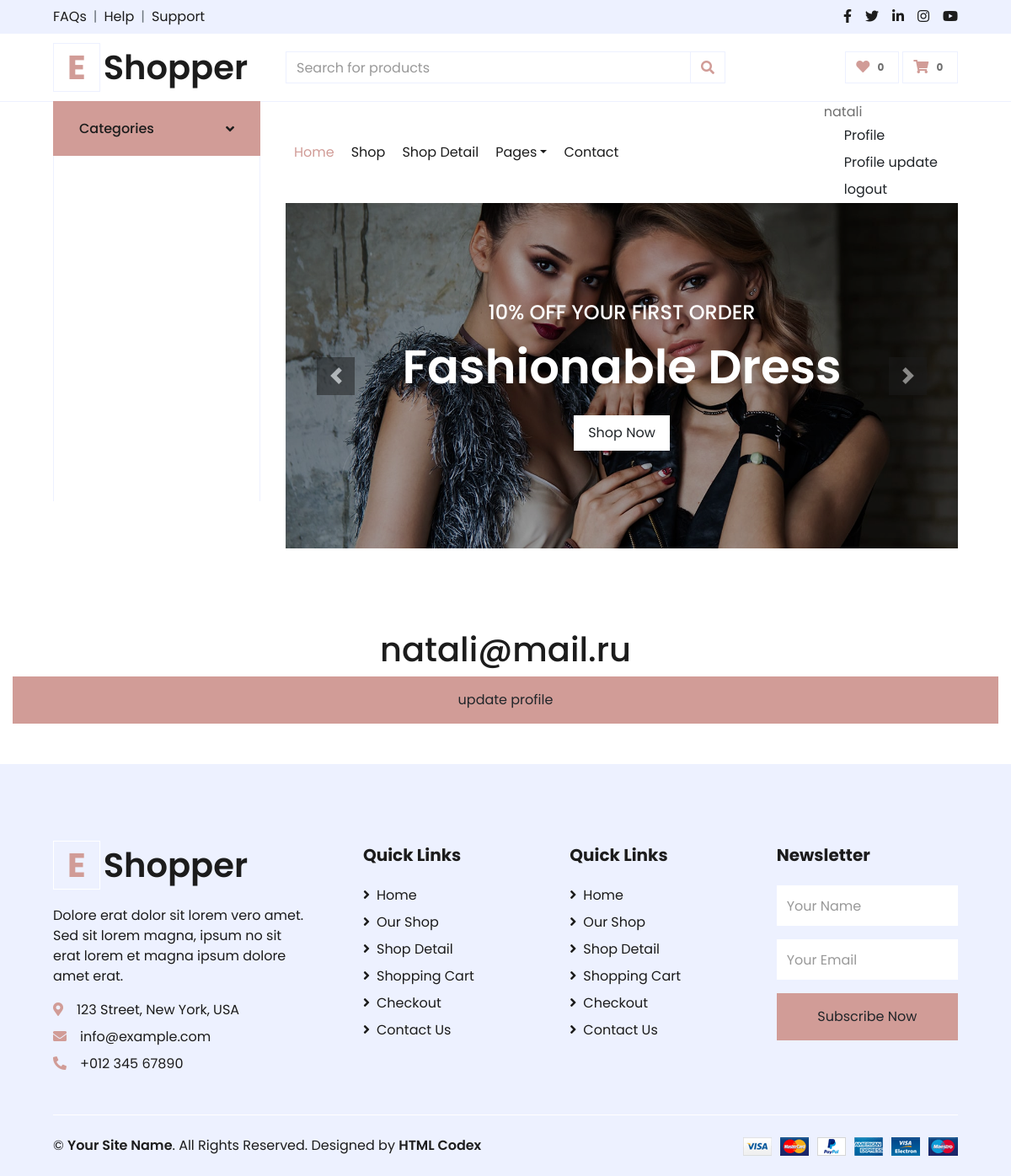
Before: /account/profile/ (signed in) with the older database file.
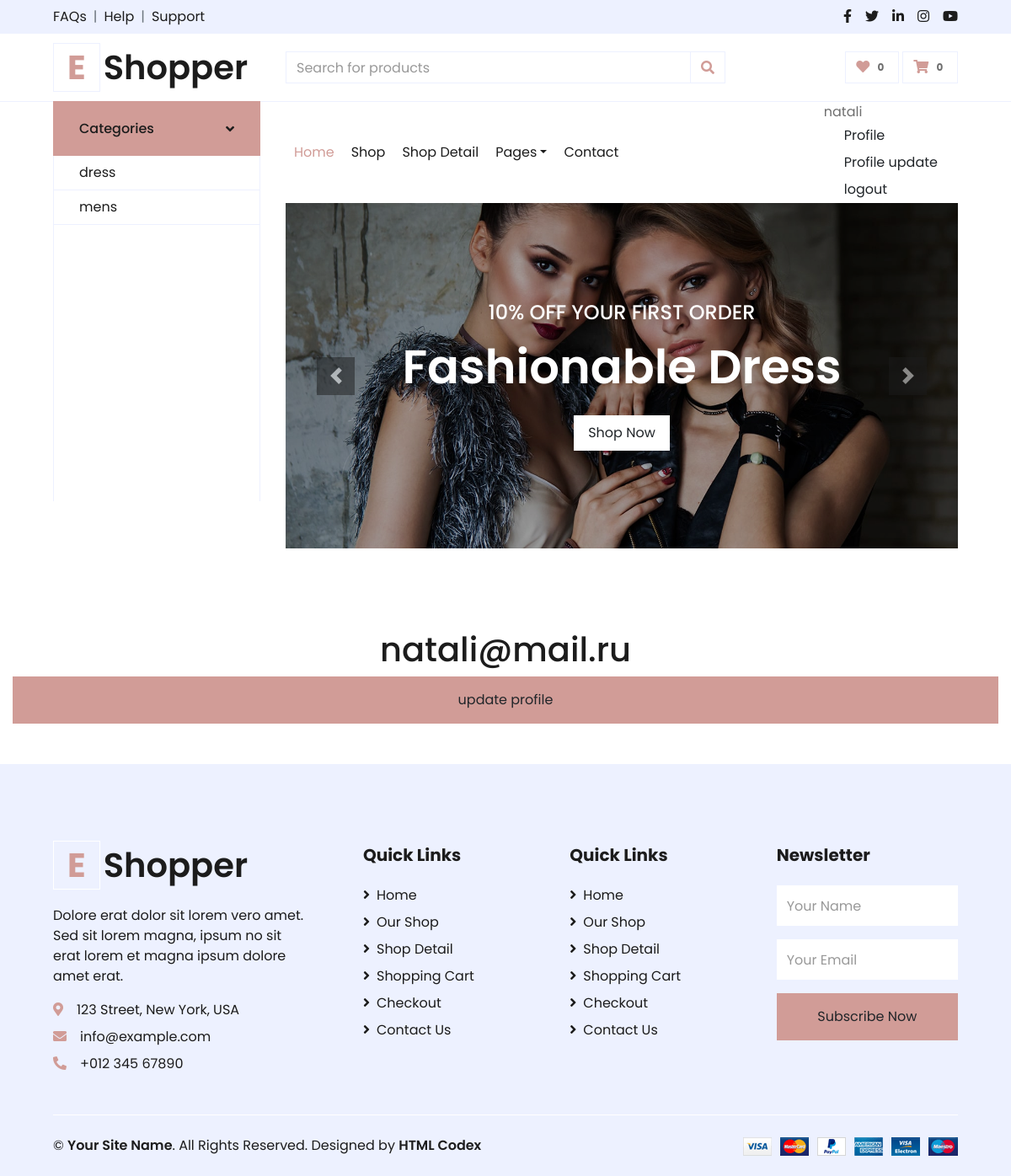
After: the same page with the newer database file.
### apps/shop/models.py (models this page shows, shortened)
class Category(models.Model):
    name = models.CharField(max_length=200)
    slug = models.SlugField(max_length=200,unique=True) #создастся уник индекс
    class Meta:
        ordering = ['name']
        indexes = [models.Index(fields=['name'])] #индекст по полю name
        verbose_name = 'category'
        verbose_name_plural = 'categories'
    def __str__(self):
        return self.name

### apps/account/views.py (the view)
# urls.py: path('profile/',my_profile, name= 'my_profile' ),
@login_required
def my_profile(request):
    user = request.user
    context = {'user':user}
    return render(request=request, template_name='my_profile.html', context=context)

### apps/shop/context_processors.py (called while the page is built)
def categories_processor(request):
    categories = Category.objects.all()
    context = {'categories': categories}
    return context

def likes_count(request):
    user = request.user
    favorites = user.favorites.count()
    context = {'favorites_count':favorites}
    return context

### apps/account/templates/my_profile.html
{% extends "base.html" %}
{% load static %}
{% block content %}
<div class="container-fluid pt-5">
	<div class="text-center mb-4">
        <h1>{{user.email}}</h1>
        <div>
			<a href='{% url 'account:profile_update'  %}'> <button class="btn btn-primary btn-block border-0 py-3" type="submit">update profile</button></a>
		</div>
    </div>
</div>
{% endblock %}

### templates/base.html (shortened to what the changed rows need)
{% load static %}
<!DOCTYPE html>
<html lang="en">
<head>
    <link href="https://cdnjs.cloudflare.com/ajax/libs/font-awesome/5.10.0/css/all.min.css" rel="stylesheet">
    <link href="{% static 'lib/owlcarousel/assets/owl.carousel.min.css' %}" rel="stylesheet">
    <link href="{% static 'css/style.css' %}" rel="stylesheet">
</head>
<body>
    <div class="container-fluid">
        <div class="row align-items-center py-3 px-xl-5">
            <div class="col-lg-3 d-none d-lg-block">
                <a href="" class="text-decoration-none">
                    <h1 class="m-0 display-5 font-weight-semi-bold"><span class="text-primary font-weight-bold border px-3 mr-1">E</span>Shopper</h1>
                </a>
            </div>
        </div>
    </div>
    <div class="container-fluid mb-5">
        <div class="row border-top px-xl-5">
            <div class="col-lg-3 d-none d-lg-block">
                <a class="btn shadow-none d-flex align-items-center justify-content-between bg-primary text-white w-100" data-toggle="collapse" href="#navbar-vertical" style="height: 65px; margin-top: -1px; padding: 0 30px;">
                    <h6 class="m-0">Categories</h6>
                    <i class="fa fa-angle-down text-dark"></i>
                </a>
                <nav class="collapse show navbar navbar-vertical navbar-light align-items-start p-0 border border-top-0 border-bottom-0" id="navbar-vertical">
                    <div class="navbar-nav w-100 overflow-hidden" style="height: 410px">
                        {% for category in categories %}
                        <a href="{% url 'shop:category_products' category.slug %}" class="nav-item nav-link">{{category}}</a>
                        {% endfor %}
                    </div>
                </nav>
            </div>
        </div>
    </div>
{% block content %}
{% endblock %}
    <div class="container-fluid bg-secondary text-dark mt-5 pt-5">
        <div class="row px-xl-5 pt-5">
            <div class="col-lg-4 col-md-12 mb-5 pr-3 pr-xl-5">
                <a href="" class="text-decoration-none">
                    <h1 class="mb-4 display-5 font-weight-semi-bold"><span class="text-primary font-weight-bold border border-white px-3 mr-1">E</span>Shopper</h1>
                </a>
            </div>
        </div>
    </div>
</body>
</html>

Changed rows visible on the page:
added Category: name "dress"
added Category: name "mens"
